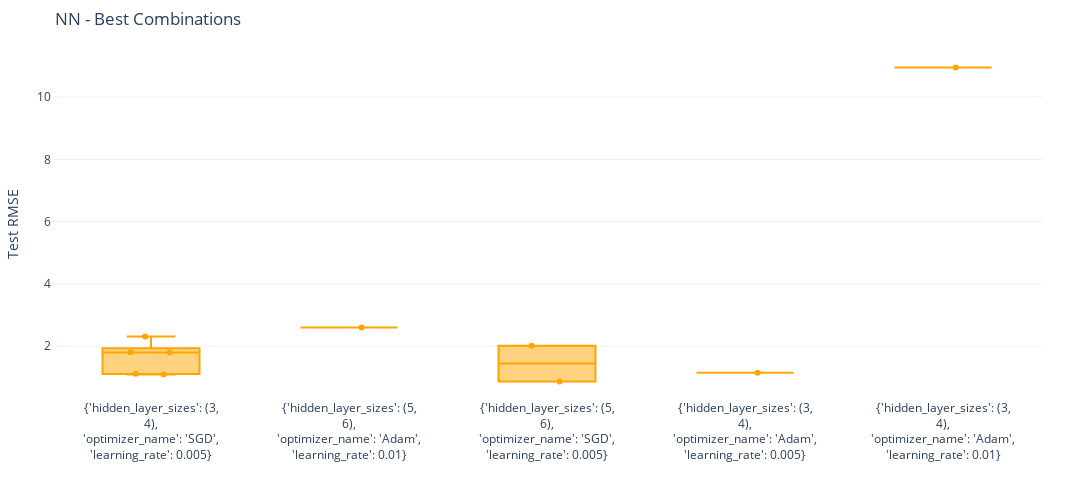

Notebook cell for this chart:
### Markdown cell above
As we can see, only the 'Adam' and 'SGD' optimizers were chosen to train the outer folds. Also, it was never chosen the archictecture that adopts 3 hidden layers, with sizes (3, 4, 4).

The combination that was chosen the most times was the one with hidden_layer_sizes=(3,4), 'SGD' as the optimizer, and learning rate = 0.005.

Based on the visualizations that plots all best combinations' test rmse, we can see that the last combination presented has a much worse test rmse when compared to the others.

### Code cell
test_best_combs(model_name=MODEL_NAME)

### Figure 1 — Plotly figure (JSON) as saved in the notebook; plotly's stock layout.template omitted (floating-point values rounded to 4 significant figures)
{"data": [{"boxpoints": "all", "jitter": 0.5, "line": {"color": "orange"}, "name": "{'hidden_layer_sizes': (3,<br>4),<br>'optimizer_name': 'SGD',<br>'learning_rate': 0.005}", "pointpos": 0, "type": "box", "y": [1.807, 1.094, 1.795, 1.116, 2.309]}, {"boxpoints": "all", "jitter": 0.5, "line": {"color": "orange"}, "name": "{'hidden_layer_sizes': (5,<br>6),<br>'optimizer_name': 'Adam',<br>'learning_rate': 0.01}", "pointpos": 0, "type": "box", "y": [2.599]}, {"boxpoints": "all", "jitter": 0.5, "line": {"color": "orange"}, "name": "{'hidden_layer_sizes': (5,<br>6),<br>'optimizer_name': 'SGD',<br>'learning_rate': 0.005}", "pointpos": 0, "type": "box", "y": [0.8641, 2.018]}, {"boxpoints": "all", "jitter": 0.5, "line": {"color": "orange"}, "name": "{'hidden_layer_sizes': (3,<br>4),<br>'optimizer_name': 'Adam',<br>'learning_rate': 0.005}", "pointpos": 0, "type": "box", "y": [1.148]}, {"boxpoints": "all", "jitter": 0.5, "line": {"color": "orange"}, "name": "{'hidden_layer_sizes': (3,<br>4),<br>'optimizer_name': 'Adam',<br>'learning_rate': 0.01}", "pointpos": 0, "type": "box", "y": [10.95]}], "layout": {"height": 500, "margin": {"b": 20, "l": 50, "r": 50, "t": 50}, "showlegend": false, "title": {"text": "NN - Best Combinations"}, "width": 1100, "xaxis": {"title": {"text": ""}}, "yaxis": {"range": [0, null], "title": {"text": "Test RMSE"}}}}
